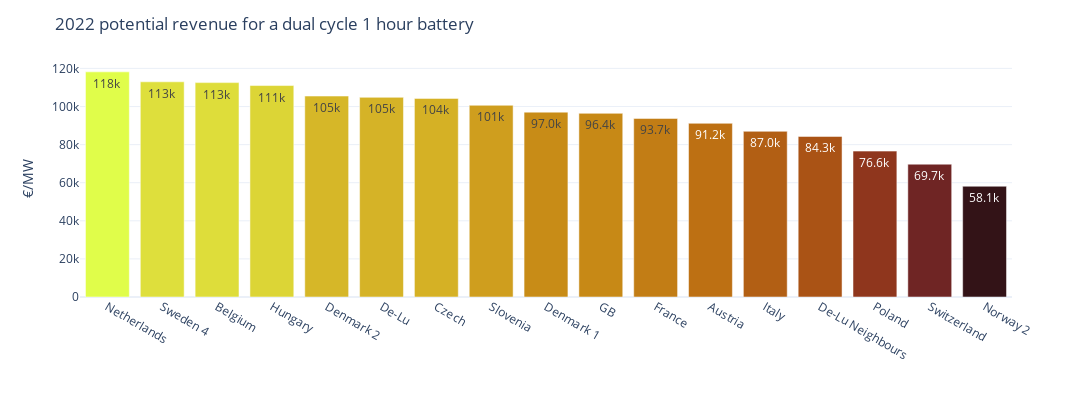

The cell this chart's notebook holds for it:
### Code cell
fig = px.bar(
    cycle_2_hour_1_rev,
    labels=dict(value='€/MW', index=''),
    text_auto='.3s',
    color=cycle_2_hour_1_rev,
    color_continuous_scale='solar'
    )

fig.update_coloraxes(showscale=False)
fig.update_layout(
    title='2022 potential revenue for a dual cycle 1 hour battery',
    template='plotly_white',
    xaxis_categoryorder='total descending',
    width=1200,
    height=400
)

fig.write_image('../figures/dual-cycle-1-hour-rev.jpeg', scale=5, engine='orca')
fig

### Figure 1 — Plotly figure (JSON) as saved in the notebook; plotly's stock layout.template omitted (floating-point values rounded to 4 significant figures)
{"data": [{"alignmentgroup": "True", "hovertemplate": "=%{x}<br>€/MW=%{y}<br>color=%{marker.color}<extra></extra>", "legendgroup": "", "marker": {"color": [104800.0, 84290.0, 112600.0, 97050.0, 105500.0, 93750.0, 118200.0, 58150.0, 91190.0, 76590.0, 113000.0, 69730.0, 104300.0, 86990.0, 100600.0, 111000.0, 96430.0], "coloraxis": "coloraxis", "pattern": {"shape": ""}}, "name": "", "offsetgroup": "", "orientation": "v", "showlegend": false, "textposition": "auto", "texttemplate": "%{y:.3s}", "type": "bar", "x": ["De-Lu", "De-Lu Neighbours", "Belgium", "Denmark 1", "Denmark 2", "France", "Netherlands", "Norway 2", "Austria", "Poland", "Sweden 4", "Switzerland", "Czech", "Italy", "Slovenia", "Hungary", "GB"], "xaxis": "x", "y": [104800.0, 84290.0, 112600.0, 97050.0, 105500.0, 93750.0, 118200.0, 58150.0, 91190.0, 76590.0, 113000.0, 69730.0, 104300.0, 86990.0, 100600.0, 111000.0, 96430.0], "yaxis": "y"}], "layout": {"barmode": "relative", "coloraxis": {"colorbar": {"title": {"text": "color"}}, "colorscale": [[0, "rgb(51, 19, 23)"], [0.09091, "rgb(79, 28, 33)"], [0.1818, "rgb(108, 36, 36)"], [0.2727, "rgb(135, 47, 32)"], [0.3636, "rgb(157, 66, 25)"], [0.4545, "rgb(174, 88, 20)"], [0.5455, "rgb(188, 111, 19)"], [0.6364, "rgb(199, 137, 22)"], [0.7273, "rgb(209, 164, 32)"], [0.8182, "rgb(217, 192, 44)"], [0.9091, "rgb(222, 222, 59)"], [1, "rgb(224, 253, 74)"]], "showscale": false}, "height": 400, "legend": {"tracegroupgap": 0}, "margin": {"t": 60}, "title": {"text": "2022 potential revenue for a dual cycle 1 hour battery"}, "width": 1200, "xaxis": {"anchor": "y", "categoryorder": "total descending", "domain": [0, 1], "title": {"text": ""}}, "yaxis": {"anchor": "x", "domain": [0, 1], "title": {"text": "€/MW"}}}}
